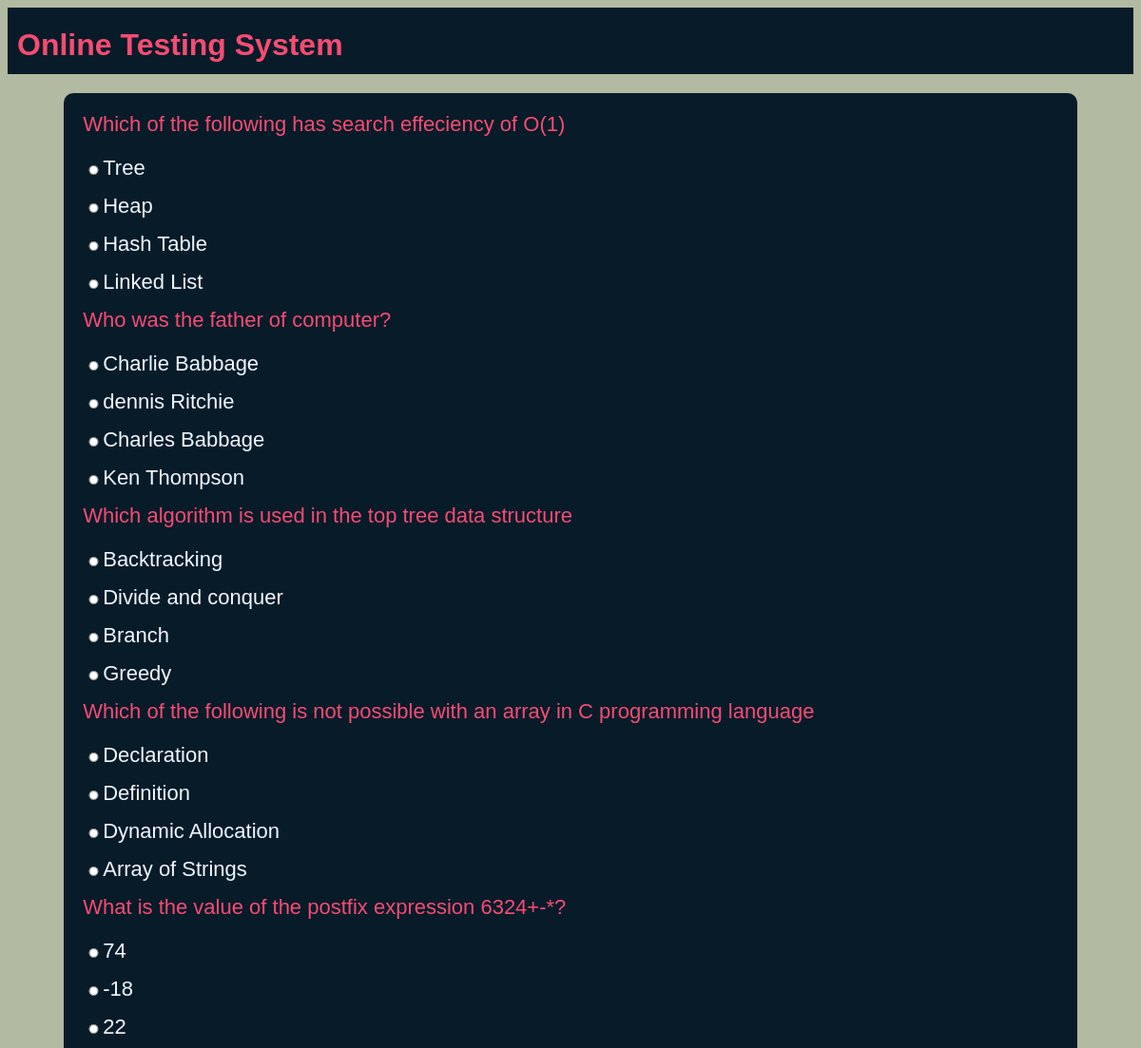
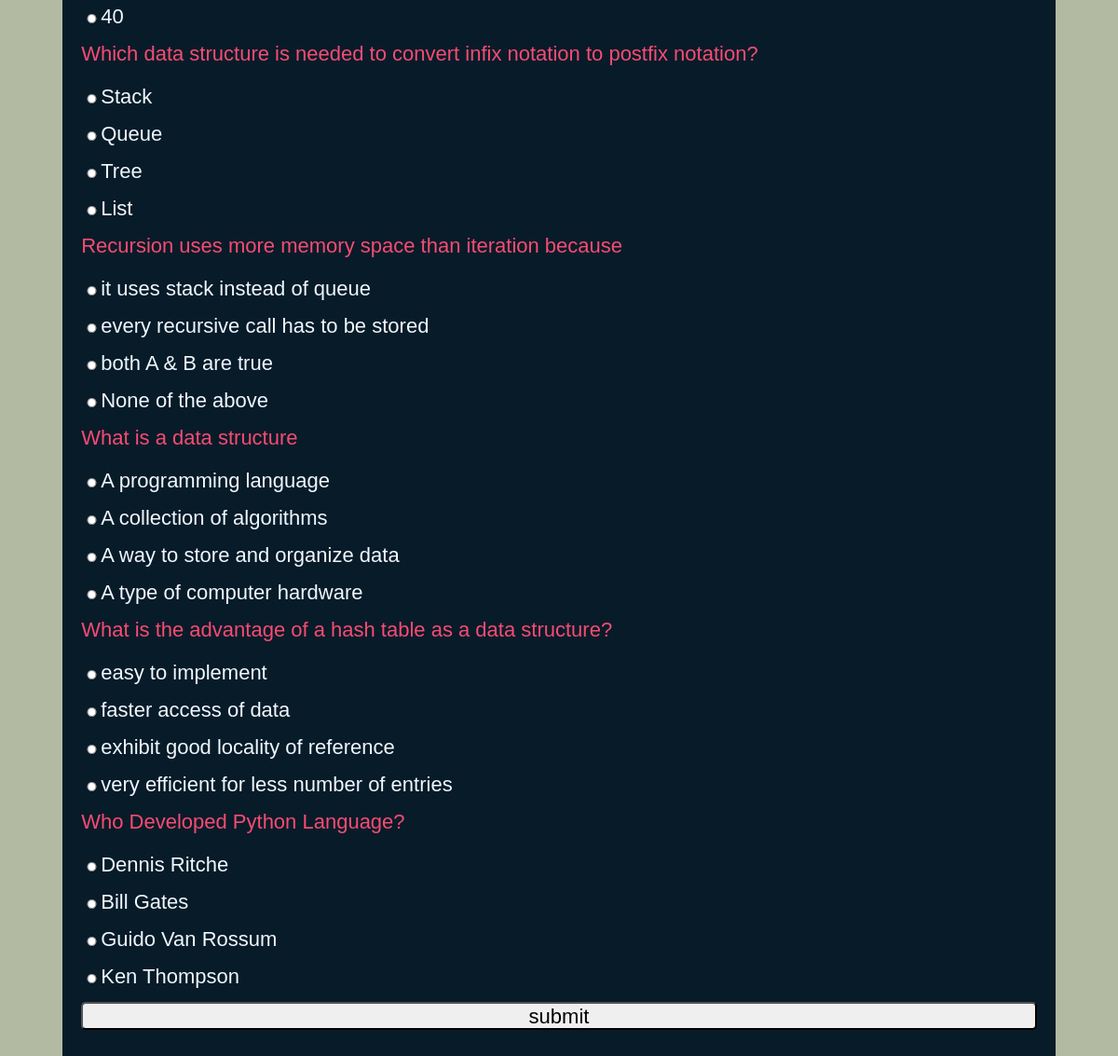
Page /OTS/test-paper?n=10 on the committed database (2 pictures, top to bottom).
### OTS/models.py (models this page shows)
class Question(models.Model):
    qid=models.BigAutoField(primary_key=True,auto_created=True)
    que=models.TextField()
    a=models.CharField(max_length=255)
    b=models.CharField(max_length=255)
    c=models.CharField(max_length=255)
    d=models.CharField(max_length=255)
    ans=models.CharField(max_length=3)

### OTS/views.py (the view)
# urls.py: path('test-paper',testpaper,name='testpaper'),
def testpaper(request):
    if 'name' not in request.session.keys():
        res=HttpResponseRedirect('login')
    n=int(request.GET['n'])
    question_pool=list(Question.objects.all())
    random.shuffle(question_pool)
    questions_list=question_pool[:n]
    context={
        'questions': questions_list
    }
    res=render(request,'testpaper.html',context)
    return res

### OTS/templates/testpaper.html (shortened to what this page needs)
{% extends 'master.html' %}
{% block content %}
    <form action="{% url 'OTS:calculateTest' %}" method="post">
        {% for question in questions %}
        <div class="question">
            {{ question.que}}
        </div>
        <div class="options"><input type="radio" name="q{{question.qid}}" value="a">{{question.a}}</div>
        <div class="options"><input type="radio" name="q{{question.qid}}" value="b">{{question.b}}</div>
        <div class="options"><input type="radio" name="q{{question.qid}}" value="c">{{question.c}}</div>
        <div class="options"><input type="radio" name="q{{question.qid}}" value="d">{{question.d}}</div>
        {% endfor %}
        <div><input type="submit" value="submit"></div>
    </form>
{% endblock %}

### OTS/static/theme.css (style rules this page uses)
* { font-family: 'Gill Sans', 'Gill Sans MT', Calibri, 'Trebuchet MS', sans-serif; }
:root { --bg-color: rgb(5, 5, 5); --second-bg-color: #101111; --text-color: #ededed; --main-color: #14660d; }
body { background-color: #b2baa2; }

### OTS/static/formstyle.css (style rules this page uses)
form { box-sizing: border-box; padding: 20px; border-radius: 10px; background-color: #081b29; width: 90%; min-height: 300px; }
input { display: block; width: 100%; margin-bottom: 20px; height: 30px; font-size: 22px; border-radius: 5px; }
.question { color: #f64c72; font-size: 22px; margin-bottom: 20px; }
.options { font-size: 22px; color: aliceblue; }
.options input { display: inline; width: fit-content; height: 10px; }

### rows in the picture
Question: que "Which of the following has search effeciency of O(1)", a "Tree", b "Heap", c "Hash Table", d "Linked List"
Question: que "Who was the father of computer?", a "Charlie Babbage", b "dennis Ritchie", c "Charles Babbage", d "Ken Thompson"
Question: que "Which algorithm is used in the top tree data structure", a "Backtracking", b "Divide and conquer", c "Branch", d "Greedy"
Question: que "Which of the following is not possible with an array in C programming language", a "Declaration", b "Definition", c "Dynamic Allocation", d "Array of Strings"
Question: que "What is the value of the postfix expression 6324+-*?", a "74", b "-18", c "22", d "40"
Question: que "Which data structure is needed to convert infix notation to postfix notation?", a "Stack", b "Queue", c "Tree", d "List"
Question: que "Recursion uses more memory space than iteration because", a "it uses stack instead of queue", b "every recursive call has to be stored", c "both A & B are true", d "None of the above"
Question: que "What is a data structure", a "A programming language", b "A collection of algorithms", c "A way to store and organize data", d "A type of computer hardware"
Question: que "What is the advantage of a hash table as a data structure?", a "easy to implement", b "faster access of data", c "exhibit good locality of reference", d "very efficient for less number of entries"
Question: que "Who Developed Python Language?", a "Dennis Ritche", b "Bill Gates", c "Guido Van Rossum", d "Ken Thompson"
